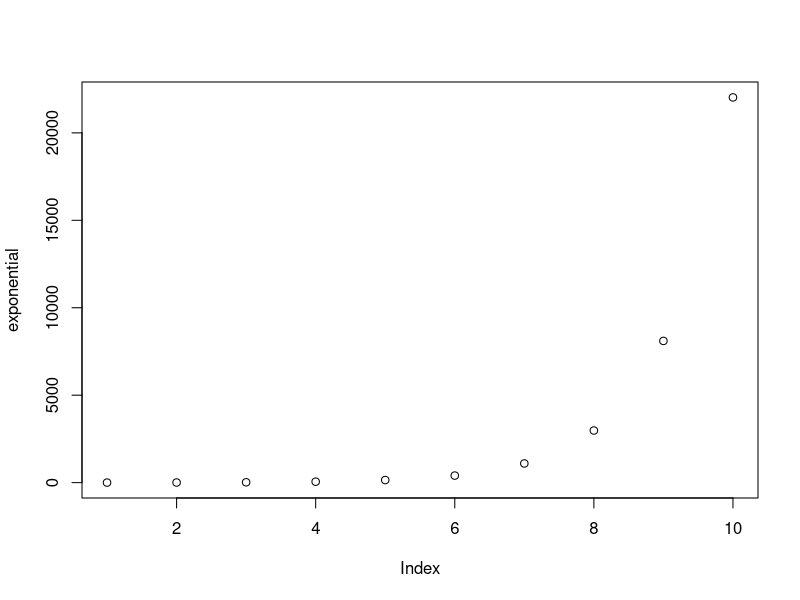
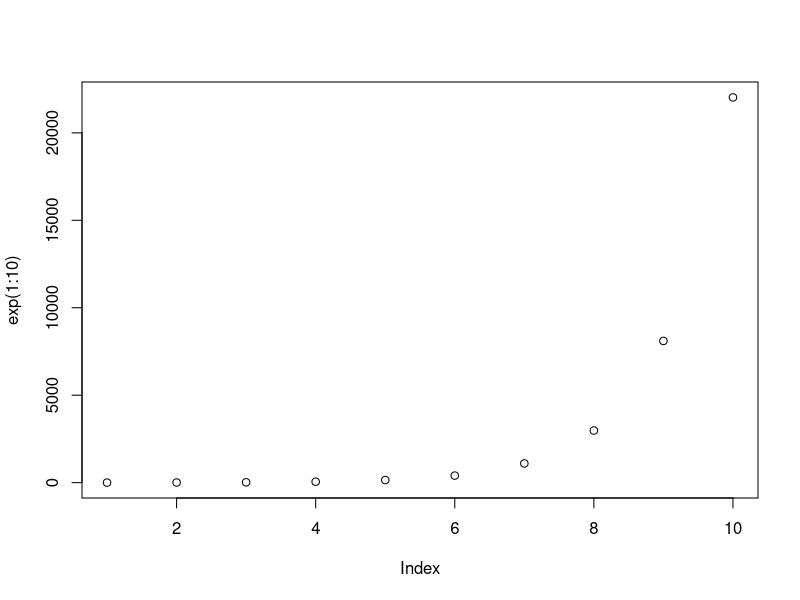

Reproduce these figures in R, in order. (Note: this script raises an error after producing the figures.)
# # # # # # # # # # # # # # # # # # # # # # # # # # # # # # # # # # # # # # ####
# # # # # # # # # # # # # # # # VECTORS # # # # # # # # # # # # # # # # # # # # 
# # # # # # # # # # # # # # # # # # # # # # # # # # # # # # # # # # # # # # # # 

# create a scalar (Euler number) + pi
scalar <- pi - exp(1) 
scalar

# create an integer vector
int <- as.integer(1:10)
int
class(int)

# create an numeric vector
num <- scalar * int
num
class(num)

# see what is inside the third element in the vector num
num[3]
num[8:10]



# # # # start writing section # # # # 
# What is the difference between integer and numeric vectors?
# uno es una varaible continua, el otro discreto
# Can you see the elements from 5 to 9 in the vector num?
num[5:9]
# Can you sum the num and int vector?
num + int


# # # # finish writing section # # # # 



# vector multiplication
# Hadamard product OR element wise multiplication. The result is a vector.
num * int

# dot product OR inner product. The result is a scalar. 
sum(num * int)
num %*% int


# create a character vector
str <- as.character(c(10,2,5,2,0:5))
str
class(str)

# create a concatenated (sum) string vector by pasting 
strCon <- paste0(str,letters[1:10],LETTERS[10:1])
strCon

# create a factor vector (this is useful for regressions)
LetVec <- rep(LETTERS[1:4], 4)
LetVec
fac <- factor(LetVec, levels = c("B","A","C","D"))
fac
class(fac)
table(fac)



# # # # # # # # # # # # # # # # # # # # # # # # # # # # # # # # # # # # # # ####
# # # # # # # # # # # # # # # # MATRICES# # # # # # # # # # # # # # # # # # # # 
# # # # # # # # # # # # # # # # # # # # # # # # # # # # # # # # # # # # # # # # 

# Paste vectors side to side to create a matrix. Columns bind. 
mat <- cbind(int,num)
mat
class(mat)

# create a matrix from scratch
mat2 <- matrix(rnorm(12),nrow=3,ncol=4)
mat2
class(mat2)
# NOTE: if rnorm() does not specified mean and sd then is a standard normal also known as z distribution

# do you want to constrain the randomness? add a seed
set.seed(1)

# create a more than 2 dimensional matrix (or array)
mat2 <- array(rnorm(27),dim = c(3,3,3))
mat2
class(mat2)

# to take the first column of a matrix
mat[,1]

# to take rows 2 and 7 from the matrix
mat[c(2,7),]



# # # # start writing section # # # # 
# Create an array of 4 x 3 x 2 dimensions filled with 1 values

# Create a second array where you add a standard normal random variable

# Can you sum two matrices?



# # # # finish writing section # # # # 






# # # # # # # # # # # # # # # # # # # # # # # # # # # # # # # # # # # # # # ####
# # # # # # # # # # # # # # # # BOOLEAN LOGIC # # # # # # # # # # # # # # # # # 
# # # # # # # # # # # # # # # # # # # # # # # # # # # # # # # # # # # # # # # # 

# which of the numbers of the first column from mat is a 6?
mat[1,1] == 1
mat[,1] == 6

# which numbers are smaller than 7 and larger than 4
mat[,1] < 7 & mat[,1] > 4

# select rows with numbers smaller than 3 in the first column
mat[mat[,1] < 3,]



# # # # start writing section # # # # 
# what is the proportion of numbers larger than 1 in the mat2 array?
sum(mat2 > 1) / length(mat2)

# Can you multiply two matrices?
mat * mat
mat2 * mat2
mat %*% t(mat)



# # # # finish writing section # # # # 



# useful way to install packages
if (!require(mvtnorm)) {install.packages("mvtnorm")}; library(mvtnorm)



# # # # # # # # # # # # # # # # # # # # # # # # # # # # # # # # # # # # # # ####
# # # # # # # # # # # # # # # # CODING STATEMENTS # # # # # # # # # # # # # # # 
# # # # # # # # # # # # # # # # # # # # # # # # # # # # # # # # # # # # # # # # 

# a for loop
exponential <- as.vector(NA)
for (i in 1:10) {
  print(i)
  exponential[i] <- exp(i) 
}
plot(exponential)

#OR with no for loop
plot(exp(1:10))



# an if statement
rand <- rnorm(1)
if (rand < 0) {
  message("random variable is lower than 0")
} else if (rand >= 0 & rand < 1) {
  message("rand is between 0 and 1")
} else {
  message("rand is larger than 1")
}



# # # # start writing section # # # # 
# Create a for loop to count how many even numbers are between 0 and 100?

# Create a loop to ploy a logarithmic function where x = 1:10

# create a function that tells me whether the numbers within a numeric vector 
# are larger or smaller than a number xi 
posOrNeg <- function (x, xi) {
  x <- ifelse(x > xi, "larger", "smaller")
  return(list(x,table(x)))
}
# random variable
x <- rnorm(100)
# call the function
posOrNeg(x, 0)



# # # # finish writing section # # # # 



# # # # # # # # # # # # # # # # # # # # # # # # # # # # # # # # # # # # # # ####
# # # # # # # # # # # # # # # # LISTS # # # # # # # # # # # # # # # # # # # # # 
# # # # # # # # # # # # # # # # # # # # # # # # # # # # # # # # # # # # # # # # 

# example
a <- hist(bvn5[,1], breaks = 20, xlim = axis_lim)
class(a)
a

# how to access the elements within the list?
a$counts
# OR
a[[2]]


# create hour list
myList <- list(list(int,num,exponential),mat,mat2)

# access to the exponential vector
myList[[1]]
myList[[1]][[3]]

# access to the 2d matrix
myList[[2]]


# you can name the list spaces 
myList <- list(mat1D = list(int=int,num=num,exp=exponential),mat2D = mat, mat3D = mat2)
myList$mat1D$exp
myList$mat2D






# # # # # # # # # # # # # # # # # # # # # # # # # # # # # # # # # # # # # # ####
# # # # # # # # # # # # # # # # PROBABILITY # # # # # # # # # # # # # # # # # # 
# # # # # # # # # # # # # # # # # # # # # # # # # # # # # # # # # # # # # # # # 

# # # # # Bernoulli Distribution # # # # #

# how many events?
n <- 10000

# mean and/or sufficient statistic
p <- .5

# simulation
X <- rbinom(n, 1, p)

# call package for visualization
library(ggplot2)
X <- data.frame(x = as.character(c(rep(1,n), rep(0,n))),
                f_x = c(X, 1-X))
ggplot(X,aes(x=x,y=f_x)) + 
  stat_summary(geom="bar") +
  ylim(c(0,1))



# # # # # Binomial Distribution # # # # #

# probability of obtaining 80% correct in the ENARM given that you respond at chance?

# how many random samples?
N <- 1000

# how many questions? (size)
n <- 100

# parameter at chance?
p <- 1/4

# simulation distribution of a die
X <- rbinom(n = n, size = n, prob = p)

# simple visualization
plot(table(X)/N)

# theoretical mean: E[X]=k*p
n*p
# theoretical variance: var[X]=k*p*(1-p)
n*p*(1-p)

# expected value experimental mean
mean(X)
# experimental variance
var(X)


# call package for visualization
library(ggplot2)
X <- data.frame(X=X)
ggplot(X, aes(x=X)) + 
  geom_histogram(binwidth=1, color="black", fill="white") +
  geom_vline(xintercept = 80, color="blue", linetype="dashed", size=1)






# # # # # Normal Distribution # # # # #

# Number of random samples
N <- 1000

# simulate a distribution of IQ (M 100 and SD 15)
iq_dist <- rnorm(N, mean = 100, sd = 15)

# see the histogram
hist(iq_dist)
# more resolution ?
hist(iq_dist, breaks = 50)

# other distributions
# uniform
uniform <- runif(N,min = 0, max = 1)
hist(uniform,20)

# beta
beta <- rbeta(N,0.5,0.5)
hist(beta,20)

beta <- rbeta(N,1,1)
hist(beta,10)



# multivariate normal distribution (useful to cognitive modeling and reinforcement learning)

# Parameters for bivariate normal distribution
# two means
mu <- c(2,0)
# sigma matrix (variance-covariance matrix)
sigma <- matrix(c( 1, +1,
                  +1,  2), nrow = 2, ncol = 2)
# simulate N data points
bvn5 <- mvtnorm::rmvnorm(N,mu,sigma)


# create a vector for the axis limits
axis_lim <- c(-5,6)

# visualize the joint distribution
plot(bvn5[,1],bvn5[,2], xlim = axis_lim, ylim = axis_lim)

# visualize the marginal for the first dimension
hist(bvn5[,1], breaks = 20, xlim = axis_lim)

# visualize the marginal for the second dimension
hist(bvn5[,2], breaks = 20, xlim = axis_lim)

